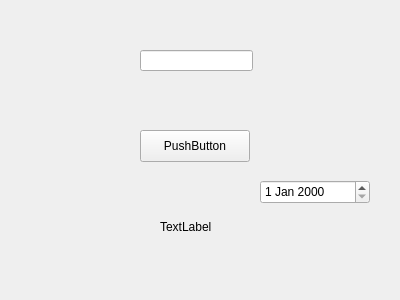
<?xml version="1.0" encoding="UTF-8"?>
<ui version="4.0">
 <class>Form</class>
 <widget class="QWidget" name="Form">
  <property name="geometry">
   <rect>
    <x>0</x>
    <y>0</y>
    <width>400</width>
    <height>300</height>
   </rect>
  </property>
  <property name="windowTitle">
   <string>Form</string>
  </property>
  <widget class="QPushButton" name="pushButton">
   <property name="geometry">
    <rect>
     <x>140</x>
     <y>130</y>
     <width>110</width>
     <height>32</height>
    </rect>
   </property>
   <property name="text">
    <string>PushButton</string>
   </property>
  </widget>
  <widget class="QLabel" name="label">
   <property name="geometry">
    <rect>
     <x>160</x>
     <y>220</y>
     <width>56</width>
     <height>13</height>
    </rect>
   </property>
   <property name="text">
    <string>TextLabel</string>
   </property>
  </widget>
  <widget class="QLineEdit" name="lineEdit">
   <property name="geometry">
    <rect>
     <x>140</x>
     <y>50</y>
     <width>113</width>
     <height>21</height>
    </rect>
   </property>
  </widget>
  <widget class="QDateEdit" name="dateEdit">
   <property name="geometry">
    <rect>
     <x>260</x>
     <y>180</y>
     <width>110</width>
     <height>24</height>
    </rect>
   </property>
  </widget>
 </widget>
 <resources/>
 <connections/>
</ui>
